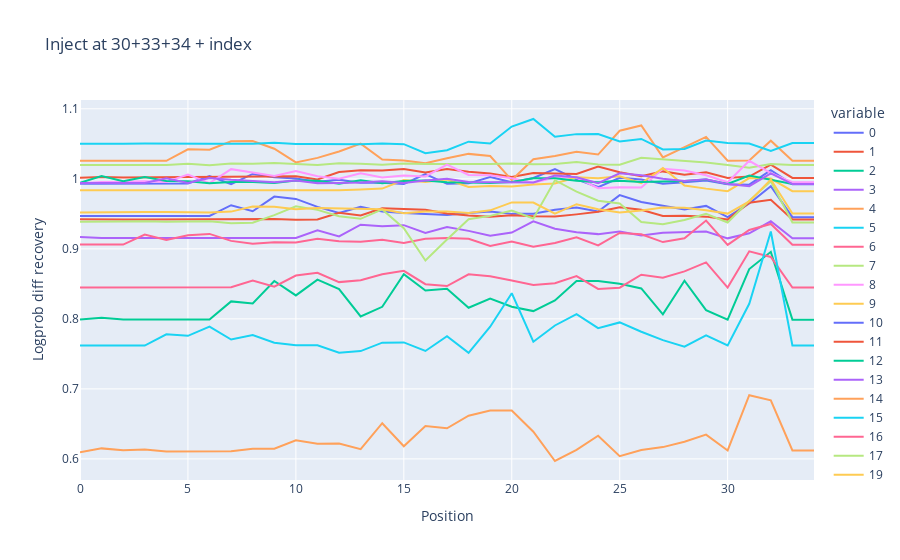
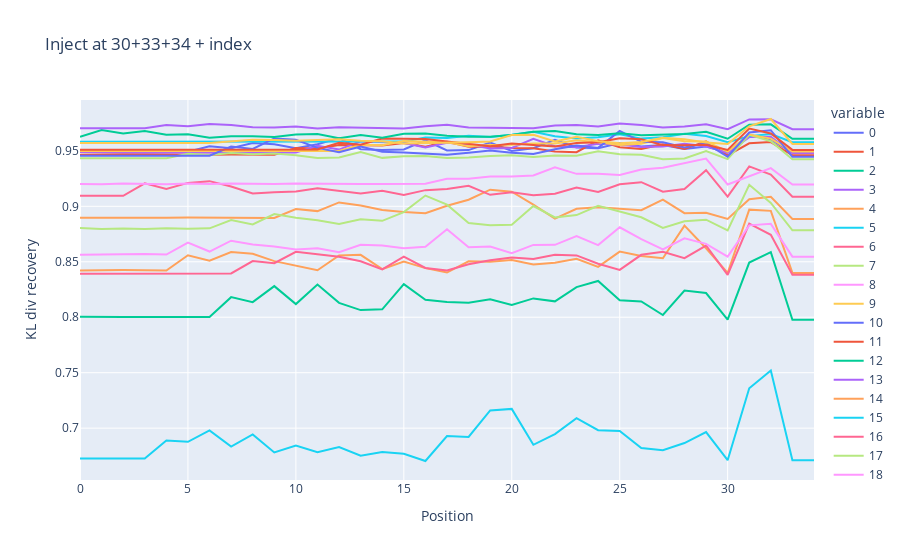

Notebook code cell kept with these figures, in order:
### Markdown cell above
### Inject 30 + 33 + 34 + one other pos

### Code cell
one_30_34_masks = t.eye(input_tokens.shape[1]).bool()
one_30_34_masks[:, 30] = True
one_30_34_masks[:, 33] = True
one_30_34_masks[:, 34] = True
lpd_recoveries = get_recoveries_per_mask(one_30_34_masks, get_logprob_diff_recovery)
kld_recoveries = get_recoveries_per_mask(one_30_34_masks, get_kl_div_recovery)

title = "Inject at 30+33+34 + index"
fig = px.line(lpd_recoveries, title=title)
fig.update_layout(
    xaxis_title="Position",
    yaxis_title="Logprob diff recovery",
)
# Hide outlier batch
fig.for_each_trace(lambda trace: trace.update(visible=False) if trace.name == "18" else ())
fig.show()

fig = px.line(kld_recoveries, title=title)
fig.update_layout(
    xaxis_title="Position",
    yaxis_title="KL div recovery",
)

### Figure 1 — Plotly figure (JSON) as saved in the notebook; plotly's stock layout.template omitted (floating-point values rounded to 4 significant figures)
{"data": [{"hovertemplate": "variable=0<br>index=%{x}<br>value=%{y}<extra></extra>", "legendgroup": "0", "line": {"color": "#636efa", "dash": "solid"}, "marker": {"symbol": "circle"}, "mode": "lines", "name": "0", "orientation": "v", "showlegend": true, "type": "scatter", "x": [0, 1, 2, 3, 4, 5, 6, 7, 8, 9, 10, 11, 12, 13, 14, 15, 16, 17, 18, 19, 20, 21, 22, 23, 24, 25, 26, 27, 28, 29, 30, 31, 32, 33, 34], "xaxis": "x", "y": [0.9929, 0.9929, 0.9929, 0.9931, 0.9931, 0.9932, 1.004, 0.9924, 1.007, 1.002, 1.0, 0.996, 0.9988, 0.9945, 0.9945, 0.9926, 1.007, 0.9928, 0.9935, 1.002, 0.9951, 1.001, 1.014, 0.9992, 0.9882, 1.002, 0.999, 0.9929, 0.9952, 0.9977, 0.9921, 0.9916, 1.012, 0.9921, 0.9921], "yaxis": "y"}, {"hovertemplate": "variable=1<br>index=%{x}<br>value=%{y}<extra></extra>", "legendgroup": "1", "line": {"color": "#EF553B", "dash": "solid"}, "marker": {"symbol": "circle"}, "mode": "lines", "name": "1", "orientation": "v", "showlegend": true, "type": "scatter", "x": [0, 1, 2, 3, 4, 5, 6, 7, 8, 9, 10, 11, 12, 13, 14, 15, 16, 17, 18, 19, 20, 21, 22, 23, 24, 25, 26, 27, 28, 29, 30, 31, 32, 33, 34], "xaxis": "x", "y": [1.002, 1.002, 1.002, 1.002, 1.003, 1.002, 1.003, 1.003, 1.003, 1.003, 1.004, 0.9992, 1.01, 1.012, 1.012, 1.014, 1.009, 1.014, 1.01, 1.007, 1.003, 1.008, 1.007, 1.007, 1.018, 1.01, 1.004, 1.011, 1.006, 1.009, 1.001, 1.003, 1.02, 1.001, 1.001], "yaxis": "y"}, {"hovertemplate": "variable=2<br>index=%{x}<br>value=%{y}<extra></extra>", "legendgroup": "2", "line": {"color": "#00cc96", "dash": "solid"}, "marker": {"symbol": "circle"}, "mode": "lines", "name": "2", "orientation": "v", "showlegend": true, "type": "scatter", "x": [0, 1, 2, 3, 4, 5, 6, 7, 8, 9, 10, 11, 12, 13, 14, 15, 16, 17, 18, 19, 20, 21, 22, 23, 24, 25, 26, 27, 28, 29, 30, 31, 32, 33, 34], "xaxis": "x", "y": [0.799, 0.8018, 0.7989, 0.799, 0.7989, 0.799, 0.799, 0.825, 0.822, 0.854, 0.8335, 0.8561, 0.8426, 0.8034, 0.8172, 0.8639, 0.8404, 0.8429, 0.8159, 0.829, 0.8174, 0.8111, 0.8263, 0.8542, 0.8542, 0.8501, 0.8434, 0.8065, 0.8545, 0.8125, 0.7989, 0.8711, 0.8957, 0.7989, 0.7989], "yaxis": "y"}, {"hovertemplate": "variable=3<br>index=%{x}<br>value=%{y}<extra></extra>", "legendgroup": "3", "line": {"color": "#ab63fa", "dash": "solid"}, "marker": {"symbol": "circle"}, "mode": "lines", "name": "3", "orientation": "v", "showlegend": true, "type": "scatter", "x": [0, 1, 2, 3, 4, 5, 6, 7, 8, 9, 10, 11, 12, 13, 14, 15, 16, 17, 18, 19, 20, 21, 22, 23, 24, 25, 26, 27, 28, 29, 30, 31, 32, 33, 34], "xaxis": "x", "y": [0.9168, 0.9154, 0.9155, 0.9155, 0.9156, 0.9152, 0.9154, 0.9155, 0.9155, 0.9154, 0.9155, 0.9265, 0.9178, 0.9345, 0.9322, 0.9338, 0.9228, 0.9312, 0.9257, 0.9187, 0.9232, 0.9393, 0.9288, 0.9236, 0.921, 0.9249, 0.9189, 0.923, 0.9235, 0.9246, 0.915, 0.9222, 0.9393, 0.915, 0.915], "yaxis": "y"}, {"hovertemplate": "variable=4<br>index=%{x}<br>value=%{y}<extra></extra>", "legendgroup": "4", "line": {"color": "#FFA15A", "dash": "solid"}, "marker": {"symbol": "circle"}, "mode": "lines", "name": "4", "orientation": "v", "showlegend": true, "type": "scatter", "x": [0, 1, 2, 3, 4, 5, 6, 7, 8, 9, 10, 11, 12, 13, 14, 15, 16, 17, 18, 19, 20, 21, 22, 23, 24, 25, 26, 27, 28, 29, 30, 31, 32, 33, 34], "xaxis": "x", "y": [1.026, 1.026, 1.026, 1.026, 1.026, 1.042, 1.042, 1.054, 1.054, 1.043, 1.023, 1.03, 1.039, 1.05, 1.027, 1.026, 1.022, 1.029, 1.036, 1.033, 0.9982, 1.028, 1.033, 1.039, 1.035, 1.069, 1.076, 1.031, 1.045, 1.06, 1.026, 1.026, 1.055, 1.026, 1.026], "yaxis": "y"}, {"hovertemplate": "variable=5<br>index=%{x}<br>value=%{y}<extra></extra>", "legendgroup": "5", "line": {"color": "#19d3f3", "dash": "solid"}, "marker": {"symbol": "circle"}, "mode": "lines", "name": "5", "orientation": "v", "showlegend": true, "type": "scatter", "x": [0, 1, 2, 3, 4, 5, 6, 7, 8, 9, 10, 11, 12, 13, 14, 15, 16, 17, 18, 19, 20, 21, 22, 23, 24, 25, 26, 27, 28, 29, 30, 31, 32, 33, 34], "xaxis": "x", "y": [1.05, 1.051, 1.05, 1.05, 1.05, 1.05, 1.05, 1.05, 1.05, 1.051, 1.05, 1.05, 1.05, 1.05, 1.051, 1.05, 1.037, 1.041, 1.053, 1.05, 1.075, 1.085, 1.06, 1.064, 1.064, 1.053, 1.057, 1.042, 1.043, 1.055, 1.051, 1.05, 1.04, 1.051, 1.051], "yaxis": "y"}, {"hovertemplate": "variable=6<br>index=%{x}<br>value=%{y}<extra></extra>", "legendgroup": "6", "line": {"color": "#FF6692", "dash": "solid"}, "marker": {"symbol": "circle"}, "mode": "lines", "name": "6", "orientation": "v", "showlegend": true, "type": "scatter", "x": [0, 1, 2, 3, 4, 5, 6, 7, 8, 9, 10, 11, 12, 13, 14, 15, 16, 17, 18, 19, 20, 21, 22, 23, 24, 25, 26, 27, 28, 29, 30, 31, 32, 33, 34], "xaxis": "x", "y": [0.8447, 0.8447, 0.8447, 0.8447, 0.8451, 0.8447, 0.845, 0.845, 0.8547, 0.846, 0.8619, 0.8657, 0.8525, 0.8551, 0.8636, 0.8687, 0.8495, 0.8469, 0.8636, 0.8609, 0.8549, 0.8484, 0.851, 0.861, 0.8428, 0.8446, 0.863, 0.8586, 0.8678, 0.8806, 0.8447, 0.8965, 0.8884, 0.8447, 0.8447], "yaxis": "y"}, {"hovertemplate": "variable=7<br>index=%{x}<br>value=%{y}<extra></extra>", "legendgroup": "7", "line": {"color": "#B6E880", "dash": "solid"}, "marker": {"symbol": "circle"}, "mode": "lines", "name": "7", "orientation": "v", "showlegend": true, "type": "scatter", "x": [0, 1, 2, 3, 4, 5, 6, 7, 8, 9, 10, 11, 12, 13, 14, 15, 16, 17, 18, 19, 20, 21, 22, 23, 24, 25, 26, 27, 28, 29, 30, 31, 32, 33, 34], "xaxis": "x", "y": [1.02, 1.02, 1.02, 1.02, 1.02, 1.022, 1.019, 1.022, 1.022, 1.023, 1.022, 1.02, 1.022, 1.022, 1.02, 1.022, 1.021, 1.021, 1.021, 1.021, 1.022, 1.021, 1.021, 1.024, 1.02, 1.02, 1.03, 1.028, 1.025, 1.023, 1.02, 1.016, 1.021, 1.02, 1.02], "yaxis": "y"}, {"hovertemplate": "variable=8<br>index=%{x}<br>value=%{y}<extra></extra>", "legendgroup": "8", "line": {"color": "#FF97FF", "dash": "solid"}, "marker": {"symbol": "circle"}, "mode": "lines", "name": "8", "orientation": "v", "showlegend": true, "type": "scatter", "x": [0, 1, 2, 3, 4, 5, 6, 7, 8, 9, 10, 11, 12, 13, 14, 15, 16, 17, 18, 19, 20, 21, 22, 23, 24, 25, 26, 27, 28, 29, 30, 31, 32, 33, 34], "xaxis": "x", "y": [0.9937, 0.9956, 0.9957, 0.9965, 0.9956, 1.006, 0.9937, 1.014, 1.009, 1.004, 1.011, 1.004, 1.0, 1.008, 1.002, 1.005, 1.003, 1.02, 1.006, 1.005, 1.001, 0.9945, 1.002, 1.002, 0.9867, 0.9878, 0.9878, 1.014, 1.012, 1.005, 0.9951, 1.026, 1.008, 0.9951, 0.9951], "yaxis": "y"}, {"hovertemplate": "variable=9<br>index=%{x}<br>value=%{y}<extra></extra>", "legendgroup": "9", "line": {"color": "#FECB52", "dash": "solid"}, "marker": {"symbol": "circle"}, "mode": "lines", "name": "9", "orientation": "v", "showlegend": true, "type": "scatter", "x": [0, 1, 2, 3, 4, 5, 6, 7, 8, 9, 10, 11, 12, 13, 14, 15, 16, 17, 18, 19, 20, 21, 22, 23, 24, 25, 26, 27, 28, 29, 30, 31, 32, 33, 34], "xaxis": "x", "y": [0.9838, 0.9838, 0.9839, 0.9842, 0.9838, 0.9841, 0.9839, 0.9839, 0.9839, 0.9837, 0.9841, 0.9836, 0.9837, 0.9849, 0.986, 0.9982, 0.9956, 0.9989, 0.9884, 0.9898, 0.9891, 0.992, 0.9933, 1.002, 1.001, 1.004, 0.9938, 1.015, 0.9905, 0.986, 0.9823, 1.001, 1.0, 0.9823, 0.9823], "yaxis": "y"}, {"hovertemplate": "variable=10<br>index=%{x}<br>value=%{y}<extra></extra>", "legendgroup": "10", "line": {"color": "#636efa", "dash": "solid"}, "marker": {"symbol": "circle"}, "mode": "lines", "name": "10", "orientation": "v", "showlegend": true, "type": "scatter", "x": [0, 1, 2, 3, 4, 5, 6, 7, 8, 9, 10, 11, 12, 13, 14, 15, 16, 17, 18, 19, 20, 21, 22, 23, 24, 25, 26, 27, 28, 29, 30, 31, 32, 33, 34], "xaxis": "x", "y": [0.947, 0.947, 0.947, 0.947, 0.947, 0.947, 0.947, 0.9623, 0.9538, 0.9747, 0.9713, 0.9599, 0.9511, 0.9602, 0.9533, 0.9511, 0.9502, 0.9483, 0.9513, 0.9533, 0.95, 0.9501, 0.956, 0.959, 0.9534, 0.9767, 0.9669, 0.9614, 0.9561, 0.9613, 0.9452, 0.9648, 0.9895, 0.9452, 0.9452], "yaxis": "y"}, {"hovertemplate": "variable=11<br>index=%{x}<br>value=%{y}<extra></extra>", "legendgroup": "11", "line": {"color": "#EF553B", "dash": "solid"}, "marker": {"symbol": "circle"}, "mode": "lines", "name": "11", "orientation": "v", "showlegend": true, "type": "scatter", "x": [0, 1, 2, 3, 4, 5, 6, 7, 8, 9, 10, 11, 12, 13, 14, 15, 16, 17, 18, 19, 20, 21, 22, 23, 24, 25, 26, 27, 28, 29, 30, 31, 32, 33, 34], "xaxis": "x", "y": [0.9422, 0.9418, 0.942, 0.942, 0.9421, 0.942, 0.9417, 0.942, 0.9418, 0.9427, 0.9415, 0.942, 0.9516, 0.9477, 0.9579, 0.9572, 0.9558, 0.9506, 0.9477, 0.946, 0.948, 0.9466, 0.9461, 0.9492, 0.9529, 0.9594, 0.9558, 0.9469, 0.9472, 0.946, 0.9418, 0.9658, 0.97, 0.9418, 0.9418], "yaxis": "y"}, {"hovertemplate": "variable=12<br>index=%{x}<br>value=%{y}<extra></extra>", "legendgroup": "12", "line": {"color": "#00cc96", "dash": "solid"}, "marker": {"symbol": "circle"}, "mode": "lines", "name": "12", "orientation": "v", "showlegend": true, "type": "scatter", "x": [0, 1, 2, 3, 4, 5, 6, 7, 8, 9, 10, 11, 12, 13, 14, 15, 16, 17, 18, 19, 20, 21, 22, 23, 24, 25, 26, 27, 28, 29, 30, 31, 32, 33, 34], "xaxis": "x", "y": [0.9943, 1.004, 0.9967, 1.003, 0.997, 0.9967, 0.9937, 0.9953, 0.9954, 0.9939, 0.9977, 0.9973, 0.9931, 0.9978, 0.9937, 0.9967, 0.9978, 0.9953, 0.9948, 0.994, 0.9955, 1.001, 1.001, 0.9972, 0.9952, 0.9972, 0.9954, 0.9961, 0.997, 0.999, 0.9927, 1.005, 0.9988, 0.9927, 0.9927], "yaxis": "y"}, {"hovertemplate": "variable=13<br>index=%{x}<br>value=%{y}<extra></extra>", "legendgroup": "13", "line": {"color": "#ab63fa", "dash": "solid"}, "marker": {"symbol": "circle"}, "mode": "lines", "name": "13", "orientation": "v", "showlegend": true, "type": "scatter", "x": [0, 1, 2, 3, 4, 5, 6, 7, 8, 9, 10, 11, 12, 13, 14, 15, 16, 17, 18, 19, 20, 21, 22, 23, 24, 25, 26, 27, 28, 29, 30, 31, 32, 33, 34], "xaxis": "x", "y": [0.994, 0.9941, 0.9941, 0.9941, 1.001, 0.9941, 1.001, 0.9985, 0.9969, 0.995, 0.9975, 0.9937, 0.9941, 0.9947, 0.9964, 0.994, 0.9976, 1.0, 0.9955, 0.995, 0.9952, 0.9949, 1.005, 1.002, 0.9939, 1.008, 1.005, 1.0, 0.9967, 0.9993, 0.9924, 0.9896, 1.008, 0.9924, 0.9924], "yaxis": "y"}, {"hovertemplate": "variable=14<br>index=%{x}<br>value=%{y}<extra></extra>", "legendgroup": "14", "line": {"color": "#FFA15A", "dash": "solid"}, "marker": {"symbol": "circle"}, "mode": "lines", "name": "14", "orientation": "v", "showlegend": true, "type": "scatter", "x": [0, 1, 2, 3, 4, 5, 6, 7, 8, 9, 10, 11, 12, 13, 14, 15, 16, 17, 18, 19, 20, 21, 22, 23, 24, 25, 26, 27, 28, 29, 30, 31, 32, 33, 34], "xaxis": "x", "y": [0.6093, 0.615, 0.6123, 0.6133, 0.6107, 0.6109, 0.6109, 0.6108, 0.6145, 0.6146, 0.6265, 0.6216, 0.6221, 0.6139, 0.651, 0.618, 0.6471, 0.6437, 0.6617, 0.669, 0.6691, 0.6388, 0.597, 0.613, 0.6332, 0.604, 0.6128, 0.6168, 0.6246, 0.6347, 0.612, 0.6909, 0.6837, 0.612, 0.612], "yaxis": "y"}, {"hovertemplate": "variable=15<br>index=%{x}<br>value=%{y}<extra></extra>", "legendgroup": "15", "line": {"color": "#19d3f3", "dash": "solid"}, "marker": {"symbol": "circle"}, "mode": "lines", "name": "15", "orientation": "v", "showlegend": true, "type": "scatter", "x": [0, 1, 2, 3, 4, 5, 6, 7, 8, 9, 10, 11, 12, 13, 14, 15, 16, 17, 18, 19, 20, 21, 22, 23, 24, 25, 26, 27, 28, 29, 30, 31, 32, 33, 34], "xaxis": "x", "y": [0.7619, 0.7619, 0.762, 0.7618, 0.7779, 0.7758, 0.7889, 0.7704, 0.777, 0.7658, 0.7624, 0.7623, 0.7517, 0.754, 0.766, 0.7664, 0.7542, 0.7753, 0.7516, 0.7887, 0.8366, 0.7674, 0.7906, 0.8067, 0.7867, 0.7949, 0.7816, 0.7696, 0.7602, 0.7763, 0.7619, 0.8215, 0.9247, 0.7619, 0.7619], "yaxis": "y"}, {"hovertemplate": "variable=16<br>index=%{x}<br>value=%{y}<extra></extra>", "legendgroup": "16", "line": {"color": "#FF6692", "dash": "solid"}, "marker": {"symbol": "circle"}, "mode": "lines", "name": "16", "orientation": "v", "showlegend": true, "type": "scatter", "x": [0, 1, 2, 3, 4, 5, 6, 7, 8, 9, 10, 11, 12, 13, 14, 15, 16, 17, 18, 19, 20, 21, 22, 23, 24, 25, 26, 27, 28, 29, 30, 31, 32, 33, 34], "xaxis": "x", "y": [0.906, 0.9061, 0.9061, 0.9203, 0.9126, 0.9194, 0.9213, 0.9114, 0.9074, 0.9095, 0.9091, 0.9143, 0.9109, 0.9101, 0.9131, 0.9083, 0.9143, 0.9154, 0.9144, 0.9043, 0.9105, 0.9031, 0.9083, 0.9164, 0.9049, 0.9226, 0.9209, 0.9097, 0.9152, 0.9403, 0.9058, 0.9269, 0.9355, 0.9058, 0.9058], "yaxis": "y"}, {"hovertemplate": "variable=17<br>index=%{x}<br>value=%{y}<extra></extra>", "legendgroup": "17", "line": {"color": "#B6E880", "dash": "solid"}, "marker": {"symbol": "circle"}, "mode": "lines", "name": "17", "orientation": "v", "showlegend": true, "type": "scatter", "x": [0, 1, 2, 3, 4, 5, 6, 7, 8, 9, 10, 11, 12, 13, 14, 15, 16, 17, 18, 19, 20, 21, 22, 23, 24, 25, 26, 27, 28, 29, 30, 31, 32, 33, 34], "xaxis": "x", "y": [0.9387, 0.9393, 0.9389, 0.9393, 0.9387, 0.9392, 0.9394, 0.9365, 0.9373, 0.9482, 0.9609, 0.9557, 0.9466, 0.9429, 0.9563, 0.9296, 0.8833, 0.9133, 0.9423, 0.9471, 0.9548, 0.9435, 0.998, 0.9816, 0.9687, 0.9649, 0.9383, 0.935, 0.9412, 0.95, 0.9376, 0.9686, 0.9965, 0.9376, 0.9376], "yaxis": "y"}, {"hovertemplate": "variable=18<br>index=%{x}<br>value=%{y}<extra></extra>", "legendgroup": "18", "line": {"color": "#FF97FF", "dash": "solid"}, "marker": {"symbol": "circle"}, "mode": "lines", "name": "18", "orientation": "v", "showlegend": true, "type": "scatter", "visible": false, "x": [0, 1, 2, 3, 4, 5, 6, 7, 8, 9, 10, 11, 12, 13, 14, 15, 16, 17, 18, 19, 20, 21, 22, 23, 24, 25, 26, 27, 28, 29, 30, 31, 32, 33, 34], "xaxis": "x", "y": [-4.62, -4.632, -4.74, -4.674, -4.635, -4.45, -4.672, -4.437, -4.613, -4.662, -4.461, -4.61, -4.662, -4.39, -4.651, -4.645, -4.638, -4.516, -4.404, -4.611, -4.78, -5.534, -3.17, -6.334, -4.313, -4.436, -4.82, -6.392, -2.78, -5.473, -4.673, -4.882, 0.6438, -4.673, -4.673], "yaxis": "y"}, {"hovertemplate": "variable=19<br>index=%{x}<br>value=%{y}<extra></extra>", "legendgroup": "19", "line": {"color": "#FECB52", "dash": "solid"}, "marker": {"symbol": "circle"}, "mode": "lines", "name": "19", "orientation": "v", "showlegend": true, "type": "scatter", "x": [0, 1, 2, 3, 4, 5, 6, 7, 8, 9, 10, 11, 12, 13, 14, 15, 16, 17, 18, 19, 20, 21, 22, 23, 24, 25, 26, 27, 28, 29, 30, 31, 32, 33, 34], "xaxis": "x", "y": [0.952, 0.9525, 0.952, 0.9527, 0.9525, 0.9525, 0.9517, 0.9532, 0.9603, 0.9602, 0.9566, 0.9585, 0.9579, 0.9573, 0.9565, 0.9509, 0.9533, 0.9532, 0.9512, 0.955, 0.9663, 0.9661, 0.9502, 0.9638, 0.9566, 0.952, 0.9549, 0.9589, 0.9587, 0.955, 0.9504, 0.9678, 0.999, 0.9504, 0.9504], "yaxis": "y"}], "layout": {"legend": {"title": {"text": "variable"}, "tracegroupgap": 0}, "title": {"text": "Inject at 30+33+34 + index"}, "xaxis": {"anchor": "y", "domain": [0, 1], "title": {"text": "Position"}}, "yaxis": {"anchor": "x", "domain": [0, 1], "title": {"text": "Logprob diff recovery"}}}}

### Figure 2 — Plotly figure (JSON) as saved in the notebook; plotly's stock layout.template omitted (floating-point values rounded to 4 significant figures)
{"data": [{"hovertemplate": "variable=0<br>index=%{x}<br>value=%{y}<extra></extra>", "legendgroup": "0", "line": {"color": "#636efa", "dash": "solid"}, "marker": {"symbol": "circle"}, "mode": "lines", "name": "0", "orientation": "v", "showlegend": true, "type": "scatter", "x": [0, 1, 2, 3, 4, 5, 6, 7, 8, 9, 10, 11, 12, 13, 14, 15, 16, 17, 18, 19, 20, 21, 22, 23, 24, 25, 26, 27, 28, 29, 30, 31, 32, 33, 34], "xaxis": "x", "y": [0.9493, 0.9493, 0.9493, 0.9494, 0.9493, 0.9493, 0.9541, 0.9523, 0.957, 0.9559, 0.9524, 0.9559, 0.9615, 0.9515, 0.9508, 0.9513, 0.9594, 0.9504, 0.9507, 0.9575, 0.9499, 0.9523, 0.96, 0.9531, 0.9523, 0.957, 0.9539, 0.9552, 0.9518, 0.9539, 0.9484, 0.9644, 0.9603, 0.9484, 0.9484], "yaxis": "y"}, {"hovertemplate": "variable=1<br>index=%{x}<br>value=%{y}<extra></extra>", "legendgroup": "1", "line": {"color": "#EF553B", "dash": "solid"}, "marker": {"symbol": "circle"}, "mode": "lines", "name": "1", "orientation": "v", "showlegend": true, "type": "scatter", "x": [0, 1, 2, 3, 4, 5, 6, 7, 8, 9, 10, 11, 12, 13, 14, 15, 16, 17, 18, 19, 20, 21, 22, 23, 24, 25, 26, 27, 28, 29, 30, 31, 32, 33, 34], "xaxis": "x", "y": [0.9466, 0.947, 0.9468, 0.9469, 0.9466, 0.9468, 0.9466, 0.9466, 0.9466, 0.9466, 0.9526, 0.9521, 0.9553, 0.9548, 0.9548, 0.957, 0.9538, 0.9581, 0.9537, 0.9539, 0.9525, 0.9523, 0.9494, 0.9487, 0.9595, 0.9532, 0.9516, 0.9559, 0.9518, 0.9586, 0.946, 0.9568, 0.9579, 0.946, 0.946], "yaxis": "y"}, {"hovertemplate": "variable=2<br>index=%{x}<br>value=%{y}<extra></extra>", "legendgroup": "2", "line": {"color": "#00cc96", "dash": "solid"}, "marker": {"symbol": "circle"}, "mode": "lines", "name": "2", "orientation": "v", "showlegend": true, "type": "scatter", "x": [0, 1, 2, 3, 4, 5, 6, 7, 8, 9, 10, 11, 12, 13, 14, 15, 16, 17, 18, 19, 20, 21, 22, 23, 24, 25, 26, 27, 28, 29, 30, 31, 32, 33, 34], "xaxis": "x", "y": [0.8004, 0.8006, 0.8003, 0.8002, 0.8004, 0.8005, 0.8003, 0.8181, 0.8136, 0.828, 0.8119, 0.8295, 0.813, 0.8064, 0.8071, 0.8298, 0.8157, 0.8138, 0.8131, 0.8162, 0.811, 0.817, 0.8143, 0.8272, 0.8327, 0.8154, 0.8142, 0.802, 0.8241, 0.8218, 0.7978, 0.8493, 0.8587, 0.7978, 0.7978], "yaxis": "y"}, {"hovertemplate": "variable=3<br>index=%{x}<br>value=%{y}<extra></extra>", "legendgroup": "3", "line": {"color": "#ab63fa", "dash": "solid"}, "marker": {"symbol": "circle"}, "mode": "lines", "name": "3", "orientation": "v", "showlegend": true, "type": "scatter", "x": [0, 1, 2, 3, 4, 5, 6, 7, 8, 9, 10, 11, 12, 13, 14, 15, 16, 17, 18, 19, 20, 21, 22, 23, 24, 25, 26, 27, 28, 29, 30, 31, 32, 33, 34], "xaxis": "x", "y": [0.9489, 0.9486, 0.9486, 0.9486, 0.9485, 0.9484, 0.9486, 0.9486, 0.9486, 0.9486, 0.9486, 0.9545, 0.9511, 0.9587, 0.9577, 0.957, 0.9531, 0.9573, 0.9558, 0.9521, 0.9526, 0.9609, 0.9541, 0.9531, 0.9564, 0.9557, 0.9534, 0.954, 0.9565, 0.9541, 0.9481, 0.9624, 0.9628, 0.9481, 0.9481], "yaxis": "y"}, {"hovertemplate": "variable=4<br>index=%{x}<br>value=%{y}<extra></extra>", "legendgroup": "4", "line": {"color": "#FFA15A", "dash": "solid"}, "marker": {"symbol": "circle"}, "mode": "lines", "name": "4", "orientation": "v", "showlegend": true, "type": "scatter", "x": [0, 1, 2, 3, 4, 5, 6, 7, 8, 9, 10, 11, 12, 13, 14, 15, 16, 17, 18, 19, 20, 21, 22, 23, 24, 25, 26, 27, 28, 29, 30, 31, 32, 33, 34], "xaxis": "x", "y": [0.8421, 0.8426, 0.8425, 0.8424, 0.8421, 0.8559, 0.8509, 0.8587, 0.8572, 0.8506, 0.8463, 0.8424, 0.8556, 0.8563, 0.8434, 0.8501, 0.8443, 0.8403, 0.8504, 0.85, 0.8515, 0.8475, 0.8491, 0.8527, 0.8454, 0.8591, 0.8552, 0.8532, 0.8826, 0.8622, 0.8399, 0.897, 0.8959, 0.8399, 0.8399], "yaxis": "y"}, {"hovertemplate": "variable=5<br>index=%{x}<br>value=%{y}<extra></extra>", "legendgroup": "5", "line": {"color": "#19d3f3", "dash": "solid"}, "marker": {"symbol": "circle"}, "mode": "lines", "name": "5", "orientation": "v", "showlegend": true, "type": "scatter", "x": [0, 1, 2, 3, 4, 5, 6, 7, 8, 9, 10, 11, 12, 13, 14, 15, 16, 17, 18, 19, 20, 21, 22, 23, 24, 25, 26, 27, 28, 29, 30, 31, 32, 33, 34], "xaxis": "x", "y": [0.9583, 0.9583, 0.9583, 0.9582, 0.9582, 0.9583, 0.9583, 0.9583, 0.9583, 0.9583, 0.9583, 0.9583, 0.9583, 0.9584, 0.9584, 0.9583, 0.962, 0.9615, 0.9636, 0.9625, 0.9645, 0.9671, 0.9632, 0.9611, 0.9623, 0.9649, 0.961, 0.9622, 0.9654, 0.9634, 0.9577, 0.9633, 0.9652, 0.9577, 0.9577], "yaxis": "y"}, {"hovertemplate": "variable=6<br>index=%{x}<br>value=%{y}<extra></extra>", "legendgroup": "6", "line": {"color": "#FF6692", "dash": "solid"}, "marker": {"symbol": "circle"}, "mode": "lines", "name": "6", "orientation": "v", "showlegend": true, "type": "scatter", "x": [0, 1, 2, 3, 4, 5, 6, 7, 8, 9, 10, 11, 12, 13, 14, 15, 16, 17, 18, 19, 20, 21, 22, 23, 24, 25, 26, 27, 28, 29, 30, 31, 32, 33, 34], "xaxis": "x", "y": [0.8391, 0.8391, 0.8391, 0.8391, 0.839, 0.8391, 0.8394, 0.8394, 0.8507, 0.8487, 0.859, 0.8566, 0.8545, 0.8505, 0.8432, 0.8547, 0.8444, 0.8421, 0.8478, 0.8514, 0.8537, 0.8525, 0.8563, 0.8558, 0.8482, 0.8427, 0.8563, 0.859, 0.8533, 0.8646, 0.8382, 0.8843, 0.8743, 0.8382, 0.8382], "yaxis": "y"}, {"hovertemplate": "variable=7<br>index=%{x}<br>value=%{y}<extra></extra>", "legendgroup": "7", "line": {"color": "#B6E880", "dash": "solid"}, "marker": {"symbol": "circle"}, "mode": "lines", "name": "7", "orientation": "v", "showlegend": true, "type": "scatter", "x": [0, 1, 2, 3, 4, 5, 6, 7, 8, 9, 10, 11, 12, 13, 14, 15, 16, 17, 18, 19, 20, 21, 22, 23, 24, 25, 26, 27, 28, 29, 30, 31, 32, 33, 34], "xaxis": "x", "y": [0.9433, 0.9435, 0.9435, 0.9434, 0.9434, 0.9473, 0.9463, 0.948, 0.9469, 0.9476, 0.946, 0.9435, 0.944, 0.9489, 0.9437, 0.9451, 0.9454, 0.9436, 0.944, 0.9454, 0.946, 0.9445, 0.9459, 0.9455, 0.9497, 0.9469, 0.9465, 0.9425, 0.9432, 0.9498, 0.9425, 0.9644, 0.9587, 0.9425, 0.9425], "yaxis": "y"}, {"hovertemplate": "variable=8<br>index=%{x}<br>value=%{y}<extra></extra>", "legendgroup": "8", "line": {"color": "#FF97FF", "dash": "solid"}, "marker": {"symbol": "circle"}, "mode": "lines", "name": "8", "orientation": "v", "showlegend": true, "type": "scatter", "x": [0, 1, 2, 3, 4, 5, 6, 7, 8, 9, 10, 11, 12, 13, 14, 15, 16, 17, 18, 19, 20, 21, 22, 23, 24, 25, 26, 27, 28, 29, 30, 31, 32, 33, 34], "xaxis": "x", "y": [0.8563, 0.8567, 0.8566, 0.857, 0.8565, 0.8672, 0.8592, 0.869, 0.8655, 0.8638, 0.8611, 0.8622, 0.8586, 0.8653, 0.8647, 0.8622, 0.8635, 0.8793, 0.863, 0.8638, 0.8576, 0.8652, 0.8653, 0.8731, 0.8651, 0.8811, 0.8704, 0.8612, 0.8712, 0.8662, 0.8546, 0.8828, 0.8842, 0.8546, 0.8546], "yaxis": "y"}, {"hovertemplate": "variable=9<br>index=%{x}<br>value=%{y}<extra></extra>", "legendgroup": "9", "line": {"color": "#FECB52", "dash": "solid"}, "marker": {"symbol": "circle"}, "mode": "lines", "name": "9", "orientation": "v", "showlegend": true, "type": "scatter", "x": [0, 1, 2, 3, 4, 5, 6, 7, 8, 9, 10, 11, 12, 13, 14, 15, 16, 17, 18, 19, 20, 21, 22, 23, 24, 25, 26, 27, 28, 29, 30, 31, 32, 33, 34], "xaxis": "x", "y": [0.9499, 0.9498, 0.9496, 0.9499, 0.9498, 0.9496, 0.9498, 0.9498, 0.9498, 0.9498, 0.95, 0.9499, 0.9499, 0.9554, 0.9551, 0.9588, 0.958, 0.9577, 0.9541, 0.9553, 0.9554, 0.9565, 0.9565, 0.9596, 0.9577, 0.9554, 0.9563, 0.9615, 0.9586, 0.9584, 0.9494, 0.9648, 0.961, 0.9494, 0.9494], "yaxis": "y"}, {"hovertemplate": "variable=10<br>index=%{x}<br>value=%{y}<extra></extra>", "legendgroup": "10", "line": {"color": "#636efa", "dash": "solid"}, "marker": {"symbol": "circle"}, "mode": "lines", "name": "10", "orientation": "v", "showlegend": true, "type": "scatter", "x": [0, 1, 2, 3, 4, 5, 6, 7, 8, 9, 10, 11, 12, 13, 14, 15, 16, 17, 18, 19, 20, 21, 22, 23, 24, 25, 26, 27, 28, 29, 30, 31, 32, 33, 34], "xaxis": "x", "y": [0.9456, 0.9456, 0.9456, 0.9456, 0.9456, 0.9456, 0.9456, 0.954, 0.9518, 0.9612, 0.9599, 0.9527, 0.9488, 0.9538, 0.9493, 0.9484, 0.9476, 0.9464, 0.9483, 0.9504, 0.9483, 0.9472, 0.9514, 0.9548, 0.9527, 0.9679, 0.9581, 0.9578, 0.953, 0.9568, 0.9447, 0.9665, 0.9686, 0.9447, 0.9447], "yaxis": "y"}, {"hovertemplate": "variable=11<br>index=%{x}<br>value=%{y}<extra></extra>", "legendgroup": "11", "line": {"color": "#EF553B", "dash": "solid"}, "marker": {"symbol": "circle"}, "mode": "lines", "name": "11", "orientation": "v", "showlegend": true, "type": "scatter", "x": [0, 1, 2, 3, 4, 5, 6, 7, 8, 9, 10, 11, 12, 13, 14, 15, 16, 17, 18, 19, 20, 21, 22, 23, 24, 25, 26, 27, 28, 29, 30, 31, 32, 33, 34], "xaxis": "x", "y": [0.9511, 0.9511, 0.9512, 0.9512, 0.9512, 0.9512, 0.9511, 0.9512, 0.9511, 0.9514, 0.9509, 0.9512, 0.9574, 0.9555, 0.9611, 0.9608, 0.9608, 0.9585, 0.956, 0.9541, 0.9567, 0.955, 0.9539, 0.9571, 0.9577, 0.9613, 0.9604, 0.9552, 0.9549, 0.9555, 0.9508, 0.97, 0.9656, 0.9508, 0.9508], "yaxis": "y"}, {"hovertemplate": "variable=12<br>index=%{x}<br>value=%{y}<extra></extra>", "legendgroup": "12", "line": {"color": "#00cc96", "dash": "solid"}, "marker": {"symbol": "circle"}, "mode": "lines", "name": "12", "orientation": "v", "showlegend": true, "type": "scatter", "x": [0, 1, 2, 3, 4, 5, 6, 7, 8, 9, 10, 11, 12, 13, 14, 15, 16, 17, 18, 19, 20, 21, 22, 23, 24, 25, 26, 27, 28, 29, 30, 31, 32, 33, 34], "xaxis": "x", "y": [0.9626, 0.9688, 0.9655, 0.9678, 0.9645, 0.9649, 0.9619, 0.9631, 0.9631, 0.9624, 0.9647, 0.9652, 0.9614, 0.9643, 0.9617, 0.9654, 0.9656, 0.9636, 0.9627, 0.9627, 0.9643, 0.9673, 0.9678, 0.9649, 0.9644, 0.9659, 0.9641, 0.9649, 0.9652, 0.9672, 0.9609, 0.9736, 0.9739, 0.9609, 0.9609], "yaxis": "y"}, {"hovertemplate": "variable=13<br>index=%{x}<br>value=%{y}<extra></extra>", "legendgroup": "13", "line": {"color": "#ab63fa", "dash": "solid"}, "marker": {"symbol": "circle"}, "mode": "lines", "name": "13", "orientation": "v", "showlegend": true, "type": "scatter", "x": [0, 1, 2, 3, 4, 5, 6, 7, 8, 9, 10, 11, 12, 13, 14, 15, 16, 17, 18, 19, 20, 21, 22, 23, 24, 25, 26, 27, 28, 29, 30, 31, 32, 33, 34], "xaxis": "x", "y": [0.9703, 0.9703, 0.9703, 0.9703, 0.9733, 0.9721, 0.9742, 0.9732, 0.9713, 0.9712, 0.9718, 0.9701, 0.9713, 0.971, 0.9706, 0.9701, 0.9722, 0.9735, 0.971, 0.9709, 0.9709, 0.9705, 0.9728, 0.9732, 0.9719, 0.9747, 0.9734, 0.9711, 0.972, 0.974, 0.9695, 0.9783, 0.9784, 0.9695, 0.9695], "yaxis": "y"}, {"hovertemplate": "variable=14<br>index=%{x}<br>value=%{y}<extra></extra>", "legendgroup": "14", "line": {"color": "#FFA15A", "dash": "solid"}, "marker": {"symbol": "circle"}, "mode": "lines", "name": "14", "orientation": "v", "showlegend": true, "type": "scatter", "x": [0, 1, 2, 3, 4, 5, 6, 7, 8, 9, 10, 11, 12, 13, 14, 15, 16, 17, 18, 19, 20, 21, 22, 23, 24, 25, 26, 27, 28, 29, 30, 31, 32, 33, 34], "xaxis": "x", "y": [0.8896, 0.8895, 0.8896, 0.8898, 0.8898, 0.89, 0.89, 0.89, 0.8894, 0.8894, 0.8975, 0.8957, 0.9035, 0.9008, 0.8967, 0.8948, 0.8937, 0.9005, 0.9059, 0.915, 0.9132, 0.9016, 0.889, 0.8977, 0.8992, 0.8977, 0.8965, 0.9061, 0.8938, 0.8942, 0.8887, 0.9064, 0.9087, 0.8887, 0.8887], "yaxis": "y"}, {"hovertemplate": "variable=15<br>index=%{x}<br>value=%{y}<extra></extra>", "legendgroup": "15", "line": {"color": "#19d3f3", "dash": "solid"}, "marker": {"symbol": "circle"}, "mode": "lines", "name": "15", "orientation": "v", "showlegend": true, "type": "scatter", "x": [0, 1, 2, 3, 4, 5, 6, 7, 8, 9, 10, 11, 12, 13, 14, 15, 16, 17, 18, 19, 20, 21, 22, 23, 24, 25, 26, 27, 28, 29, 30, 31, 32, 33, 34], "xaxis": "x", "y": [0.6727, 0.6727, 0.6727, 0.6727, 0.6888, 0.6877, 0.6979, 0.6834, 0.6943, 0.6781, 0.6843, 0.6782, 0.683, 0.6751, 0.6785, 0.6769, 0.6704, 0.6929, 0.6921, 0.716, 0.7174, 0.685, 0.6947, 0.7091, 0.6982, 0.6974, 0.682, 0.6801, 0.6866, 0.6965, 0.6711, 0.7359, 0.752, 0.6711, 0.6711], "yaxis": "y"}, {"hovertemplate": "variable=16<br>index=%{x}<br>value=%{y}<extra></extra>", "legendgroup": "16", "line": {"color": "#FF6692", "dash": "solid"}, "marker": {"symbol": "circle"}, "mode": "lines", "name": "16", "orientation": "v", "showlegend": true, "type": "scatter", "x": [0, 1, 2, 3, 4, 5, 6, 7, 8, 9, 10, 11, 12, 13, 14, 15, 16, 17, 18, 19, 20, 21, 22, 23, 24, 25, 26, 27, 28, 29, 30, 31, 32, 33, 34], "xaxis": "x", "y": [0.9095, 0.9095, 0.9094, 0.9207, 0.9156, 0.9211, 0.9227, 0.9179, 0.9115, 0.9128, 0.9134, 0.9162, 0.9142, 0.9115, 0.914, 0.9103, 0.9146, 0.9157, 0.9185, 0.9104, 0.9126, 0.91, 0.9114, 0.9169, 0.9129, 0.9198, 0.9217, 0.9131, 0.9156, 0.9325, 0.9087, 0.9359, 0.9286, 0.9087, 0.9087], "yaxis": "y"}, {"hovertemplate": "variable=17<br>index=%{x}<br>value=%{y}<extra></extra>", "legendgroup": "17", "line": {"color": "#B6E880", "dash": "solid"}, "marker": {"symbol": "circle"}, "mode": "lines", "name": "17", "orientation": "v", "showlegend": true, "type": "scatter", "x": [0, 1, 2, 3, 4, 5, 6, 7, 8, 9, 10, 11, 12, 13, 14, 15, 16, 17, 18, 19, 20, 21, 22, 23, 24, 25, 26, 27, 28, 29, 30, 31, 32, 33, 34], "xaxis": "x", "y": [0.8803, 0.8796, 0.8801, 0.8796, 0.8802, 0.8797, 0.8801, 0.8875, 0.8837, 0.893, 0.8898, 0.8875, 0.884, 0.8883, 0.8869, 0.8948, 0.9097, 0.9015, 0.8849, 0.883, 0.8834, 0.9003, 0.8899, 0.8921, 0.9004, 0.8953, 0.8901, 0.8805, 0.8865, 0.8879, 0.8783, 0.9194, 0.903, 0.8783, 0.8783], "yaxis": "y"}, {"hovertemplate": "variable=18<br>index=%{x}<br>value=%{y}<extra></extra>", "legendgroup": "18", "line": {"color": "#FF97FF", "dash": "solid"}, "marker": {"symbol": "circle"}, "mode": "lines", "name": "18", "orientation": "v", "showlegend": true, "type": "scatter", "x": [0, 1, 2, 3, 4, 5, 6, 7, 8, 9, 10, 11, 12, 13, 14, 15, 16, 17, 18, 19, 20, 21, 22, 23, 24, 25, 26, 27, 28, 29, 30, 31, 32, 33, 34], "xaxis": "x", "y": [0.9202, 0.92, 0.9204, 0.9201, 0.9199, 0.9205, 0.9201, 0.9205, 0.9201, 0.9202, 0.9205, 0.9202, 0.9201, 0.9201, 0.9201, 0.9201, 0.9203, 0.9249, 0.9249, 0.9269, 0.9268, 0.9278, 0.9351, 0.9293, 0.9293, 0.9283, 0.9331, 0.9347, 0.9388, 0.9431, 0.9197, 0.9271, 0.9344, 0.9197, 0.9197], "yaxis": "y"}, {"hovertemplate": "variable=19<br>index=%{x}<br>value=%{y}<extra></extra>", "legendgroup": "19", "line": {"color": "#FECB52", "dash": "solid"}, "marker": {"symbol": "circle"}, "mode": "lines", "name": "19", "orientation": "v", "showlegend": true, "type": "scatter", "x": [0, 1, 2, 3, 4, 5, 6, 7, 8, 9, 10, 11, 12, 13, 14, 15, 16, 17, 18, 19, 20, 21, 22, 23, 24, 25, 26, 27, 28, 29, 30, 31, 32, 33, 34], "xaxis": "x", "y": [0.957, 0.9571, 0.9569, 0.9571, 0.957, 0.957, 0.957, 0.9585, 0.9599, 0.9599, 0.9591, 0.9597, 0.9604, 0.959, 0.9586, 0.9566, 0.9569, 0.9576, 0.9577, 0.9585, 0.9642, 0.9645, 0.9584, 0.9628, 0.9586, 0.9568, 0.9581, 0.9618, 0.9604, 0.9576, 0.9562, 0.9721, 0.9787, 0.9562, 0.9562], "yaxis": "y"}], "layout": {"legend": {"title": {"text": "variable"}, "tracegroupgap": 0}, "title": {"text": "Inject at 30+33+34 + index"}, "xaxis": {"anchor": "y", "domain": [0, 1], "title": {"text": "Position"}}, "yaxis": {"anchor": "x", "domain": [0, 1], "title": {"text": "KL div recovery"}}}}
